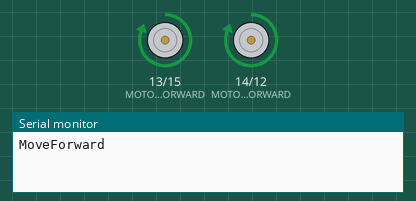
Simulated run of this sketch. Board: Arduino Uno, built with avr-gcc and run on an emulated ATmega328P. Shown: motor-driver pin pairs drawn as motors (green arrow = first pin HIGH = forward, orange = second pin HIGH = backward, longer = more drive), the last lines printed to the serial monitor.

Above: at 2.5 s.
At 8.5 s:
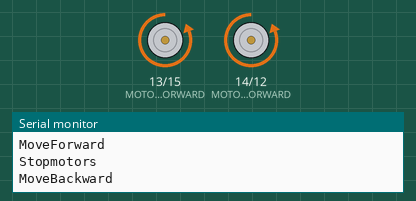
At 14.5 s:
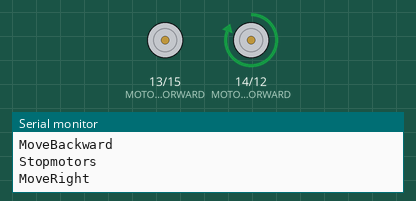
At 20.5 s:
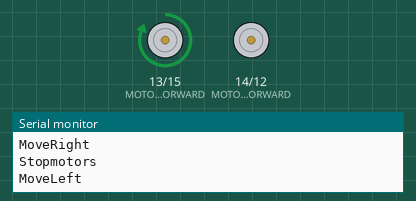
Timing chart, 0 to 31.2 s (numbered marks = the images above):
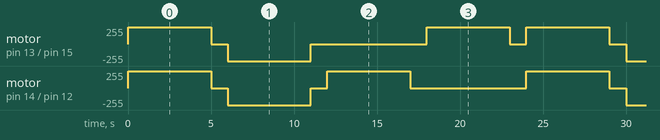

Measured:
- by itself, motor on pin 14 (MOTOR_LEFT_FORWARD) / pin 12 (MOTOR_LEFT_BACKWARD): repeats every 24.0 s: stopped 1.0 s, backward 255/255 5.0 s, stopped 1.0 s, forward 255/255 5.0 s, stopped 7.0 s, forward 255/255 5.0 s
- by itself, motor on pin 13 (MOTOR_RIGHT_FORWARD) / pin 15 (MOTOR_RIGHT_BACKWARD): repeats every 24.0 s: stopped 1.0 s, backward 255/255 5.0 s, stopped 7.0 s, forward 255/255 5.0 s, stopped 1.0 s, forward 255/255 5.0 s

The sketch:

TESTING_MOTORS.ino
```cpp
#define MOTOR_RIGHT_FORWARD 13 //D8    D5-D6-D7-D8->From left to right
#define MOTOR_RIGHT_BACKWARD 15  // D7
#define MOTOR_LEFT_FORWARD 14  // D6
#define MOTOR_LEFT_BACKWARD 12  // D5
int speed = 150;
void setup() {
  // put your setup code here, to run once:
  Serial.begin(9600);
  pinMode (MOTOR_RIGHT_FORWARD,OUTPUT );
  pinMode (MOTOR_RIGHT_BACKWARD,OUTPUT );
  pinMode (MOTOR_LEFT_FORWARD,OUTPUT );
  pinMode (MOTOR_LEFT_BACKWARD,OUTPUT );

}

void loop() {

moveForward(speed);
delay(5000);
stopMotors();
delay(1000);
moveBackward(speed);
delay(5000);
stopMotors();
delay(1000);
moveRight(speed);
delay(5000);
stopMotors();
delay(1000);
moveLeft(speed);
delay(5000);
stopMotors();
delay(1000);
}
void moveRight(int speed) {
  Serial.println("MoveRight");
  analogWrite(MOTOR_RIGHT_FORWARD , 0);
  analogWrite(MOTOR_RIGHT_BACKWARD , 0);
  analogWrite(MOTOR_LEFT_FORWARD , speed);
  analogWrite(MOTOR_LEFT_BACKWARD ,0);

}
void moveLeft(int speed) {
  Serial.println("MoveLeft");
   analogWrite(MOTOR_RIGHT_FORWARD , speed);
   analogWrite(MOTOR_RIGHT_BACKWARD , 0);
   analogWrite(MOTOR_LEFT_FORWARD , 0);
   analogWrite(MOTOR_LEFT_BACKWARD , 0);
}
void moveForward(int speed){
   Serial.println("MoveForward");
   analogWrite(MOTOR_RIGHT_FORWARD , speed);
   analogWrite(MOTOR_RIGHT_BACKWARD , 0);
   analogWrite(MOTOR_LEFT_FORWARD , speed);
   analogWrite(MOTOR_LEFT_BACKWARD , 0);
}
void moveBackward(int speed){
   Serial.println("MoveBackward");
   analogWrite(MOTOR_RIGHT_FORWARD , 0);
   analogWrite(MOTOR_RIGHT_BACKWARD , speed);
   analogWrite(MOTOR_LEFT_FORWARD , 0);
   analogWrite(MOTOR_LEFT_BACKWARD , speed);
}
void stopMotors() {
   Serial.println("Stopmotors");
   analogWrite(MOTOR_RIGHT_FORWARD , 0);
   analogWrite(MOTOR_RIGHT_BACKWARD , 0);
   analogWrite(MOTOR_LEFT_FORWARD , 0);
   analogWrite(MOTOR_LEFT_BACKWARD , 0);
}
```
